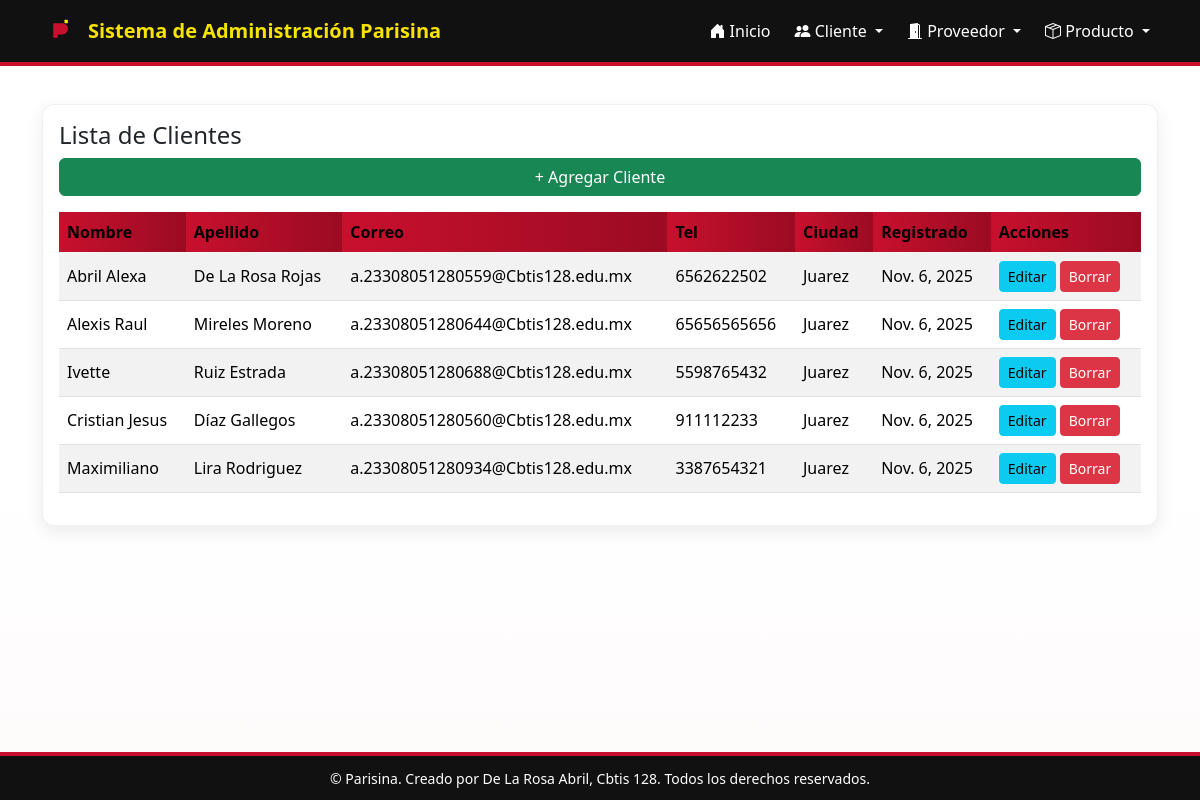
The app's page /cliente/ver/ with its own data.
### app_Parisina/models.py (models this page shows, shortened)
class Cliente(models.Model):
    nombre = models.CharField(max_length=100)
    apellido = models.CharField(max_length=100)
    correo_electronico = models.EmailField(unique=True)
    telefono = models.CharField(max_length=15)
    direccion = models.CharField(max_length=200)
    ciudad = models.CharField(max_length=100)
    fecha_registro = models.DateField(auto_now_add=True)

### app_Parisina/views.py (the view)
# urls.py: path("cliente/ver/", views.ver_cliente, name="ver_cliente"),
def ver_cliente(request):
    clientes = Cliente.objects.all().order_by("-fecha_registro")
    return render(request, "Cliente/ver_Cliente.html", {"clientes": clientes})

### app_Parisina/templates/Cliente/ver_Cliente.html
{% extends "base.html" %}
{% block content %}
<div class="card p-3">
  <h4>Lista de Clientes</h4>
  <a href="{% url 'agregar_cliente' %}" class="btn btn-success mb-3">+ Agregar Cliente</a>
  <div class="table-responsive">
    <table class="table table-striped">
      <thead>
        <tr>
          <th>Nombre</th><th>Apellido</th><th>Correo</th><th>Tel</th><th>Ciudad</th><th>Registrado</th><th>Acciones</th>
        </tr>
      </thead>
      <tbody>
        {% for c in clientes %}
        <tr>
          <td>{{ c.nombre }}</td>
          <td>{{ c.apellido }}</td>
          <td>{{ c.correo_electronico }}</td>
          <td>{{ c.telefono }}</td>
          <td>{{ c.ciudad }}</td>
          <td>{{ c.fecha_registro }}</td>
          <td>
            <a class="btn btn-sm btn-info" href="{% url 'actualizar_cliente' c.pk %}">Editar</a>
            <a class="btn btn-sm btn-danger" href="{% url 'borrar_cliente' c.pk %}">Borrar</a>
          </td>
        </tr>
        {% empty %}
        <tr><td colspan="7" class="text-center">No hay clientes</td></tr>
        {% endfor %}
      </tbody>
    </table>
  </div>
</div>
{% endblock %}

### app_Parisina/templates/base.html (style rules this page uses)
:root { --rojo-parisina: #C8102E; --rojo-oscuro: #9b0b22; --amarillo-parisina: #F7E300; --negro-parisina: #111111; --blanco-parisina: #ffffff; --gris-texto: #222222; --sombra: rgba(0,0,0,0.08); }
html,body { height:100%; }
body { background: linear-gradient(180deg, #fff 0%, #fff 60%, rgba(200,10,30,0.02) 100%); color: var(--gris-texto); font-family: "Segoe UI", Tahoma, Geneva, Verdana, sans-serif; }
.card { border-radius:12px; border: 1px solid rgba(0,0,0,0.06); box-shadow: 0 6px 18px var(--sombra); }
table thead th { background: linear-gradient(90deg, var(--rojo-parisina), var(--rojo-oscuro)); color: #fff; border-color: rgba(0,0,0,0.04); }
table tbody tr td { vertical-align: middle; }
a { color: var(--rojo-parisina); text-decoration: none; }

### records on screen
Cliente: nombre "Abril Alexa", apellido "De La Rosa Rojas", correo_electronico "a.23308051280559@Cbtis128.edu.mx", telefono "6562622502", ciudad "Juarez", fecha_registro "Nov. 6, 2025"
Cliente: nombre "Alexis Raul", apellido "Mireles Moreno", correo_electronico "a.23308051280644@Cbtis128.edu.mx", telefono "65656565656", ciudad "Juarez", fecha_registro "Nov. 6, 2025"
Cliente: nombre "Ivette", apellido "Ruiz Estrada", correo_electronico "a.23308051280688@Cbtis128.edu.mx", telefono "5598765432", ciudad "Juarez", fecha_registro "Nov. 6, 2025"
Cliente: nombre "Cristian Jesus", apellido "Díaz Gallegos", correo_electronico "a.23308051280560@Cbtis128.edu.mx", telefono "911112233", ciudad "Juarez", fecha_registro "Nov. 6, 2025"
Cliente: nombre "Maximiliano", apellido "Lira Rodriguez", correo_electronico "a.23308051280934@Cbtis128.edu.mx", telefono "3387654321", ciudad "Juarez", fecha_registro "Nov. 6, 2025"
